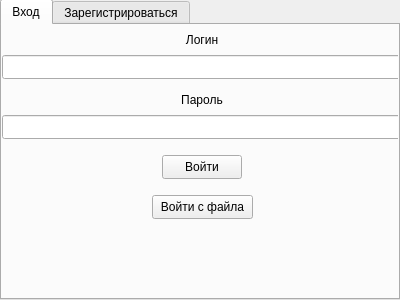
<?xml version="1.0" encoding="UTF-8"?>
<ui version="4.0">
 <class>LogInForm</class>
 <widget class="QWidget" name="LogInForm">
  <property name="geometry">
   <rect>
    <x>0</x>
    <y>0</y>
    <width>400</width>
    <height>300</height>
   </rect>
  </property>
  <property name="windowTitle">
   <string>Вход</string>
  </property>
  <property name="windowIcon">
   <iconset resource="source.qrc">
    <normaloff>:/mainapp/sources/appico.ico</normaloff>:/mainapp/sources/appico.ico</iconset>
  </property>
  <widget class="QTabWidget" name="tabWidget">
   <property name="geometry">
    <rect>
     <x>0</x>
     <y>-1</y>
     <width>400</width>
     <height>301</height>
    </rect>
   </property>
   <property name="currentIndex">
    <number>0</number>
   </property>
   <widget class="QWidget" name="signIn">
    <attribute name="title">
     <string>Вход</string>
    </attribute>
    <widget class="QLineEdit" name="loginField">
     <property name="geometry">
      <rect>
       <x>0</x>
       <y>30</y>
       <width>400</width>
       <height>24</height>
      </rect>
     </property>
    </widget>
    <widget class="QLabel" name="label_login">
     <property name="geometry">
      <rect>
       <x>0</x>
       <y>0</y>
       <width>400</width>
       <height>30</height>
      </rect>
     </property>
     <property name="text">
      <string>&lt;html&gt;&lt;head/&gt;&lt;body&gt;&lt;p align=&quot;center&quot;&gt;Логин&lt;/p&gt;&lt;/body&gt;&lt;/html&gt;</string>
     </property>
    </widget>
    <widget class="QLabel" name="label_password">
     <property name="geometry">
      <rect>
       <x>0</x>
       <y>60</y>
       <width>400</width>
       <height>30</height>
      </rect>
     </property>
     <property name="text">
      <string>&lt;html&gt;&lt;head/&gt;&lt;body&gt;&lt;p align=&quot;center&quot;&gt;Пароль&lt;/p&gt;&lt;/body&gt;&lt;/html&gt;</string>
     </property>
    </widget>
    <widget class="QLineEdit" name="passwordField">
     <property name="geometry">
      <rect>
       <x>0</x>
       <y>90</y>
       <width>400</width>
       <height>24</height>
      </rect>
     </property>
     <property name="echoMode">
      <enum>QLineEdit::Password</enum>
     </property>
    </widget>
    <widget class="QPushButton" name="signInButton">
     <property name="geometry">
      <rect>
       <x>160</x>
       <y>130</y>
       <width>80</width>
       <height>24</height>
      </rect>
     </property>
     <property name="text">
      <string>Войти</string>
     </property>
    </widget>
    <widget class="QPushButton" name="signInFromFileButton">
     <property name="geometry">
      <rect>
       <x>150</x>
       <y>170</y>
       <width>101</width>
       <height>24</height>
      </rect>
     </property>
     <property name="text">
      <string>Войти с файла</string>
     </property>
    </widget>
   </widget>
   <widget class="QWidget" name="signUp">
    <attribute name="title">
     <string>Зарегистрироваться</string>
    </attribute>
    <widget class="QLabel" name="label_login_up">
     <property name="geometry">
      <rect>
       <x>0</x>
       <y>0</y>
       <width>400</width>
       <height>30</height>
      </rect>
     </property>
     <property name="text">
      <string>&lt;html&gt;&lt;head/&gt;&lt;body&gt;&lt;p align=&quot;center&quot;&gt;Логин&lt;/p&gt;&lt;/body&gt;&lt;/html&gt;</string>
     </property>
    </widget>
    <widget class="QLineEdit" name="loginField_up">
     <property name="geometry">
      <rect>
       <x>0</x>
       <y>30</y>
       <width>400</width>
       <height>24</height>
      </rect>
     </property>
    </widget>
    <widget class="QLabel" name="label_password_up">
     <property name="geometry">
      <rect>
       <x>0</x>
       <y>60</y>
       <width>400</width>
       <height>30</height>
      </rect>
     </property>
     <property name="text">
      <string>&lt;html&gt;&lt;head/&gt;&lt;body&gt;&lt;p align=&quot;center&quot;&gt;Пароль&lt;/p&gt;&lt;/body&gt;&lt;/html&gt;</string>
     </property>
    </widget>
    <widget class="QLineEdit" name="passwordField_up">
     <property name="geometry">
      <rect>
       <x>0</x>
       <y>90</y>
       <width>400</width>
       <height>24</height>
      </rect>
     </property>
     <property name="echoMode">
      <enum>QLineEdit::Password</enum>
     </property>
    </widget>
    <widget class="QLabel" name="label_password_up_2">
     <property name="geometry">
      <rect>
       <x>0</x>
       <y>130</y>
       <width>400</width>
       <height>30</height>
      </rect>
     </property>
     <property name="text">
      <string>&lt;html&gt;&lt;head/&gt;&lt;body&gt;&lt;p align=&quot;center&quot;&gt;Повторите пароль, чтобы не забыть&lt;/p&gt;&lt;/body&gt;&lt;/html&gt;</string>
     </property>
    </widget>
    <widget class="QLineEdit" name="repeatPasswordField_up">
     <property name="geometry">
      <rect>
       <x>0</x>
       <y>160</y>
       <width>400</width>
       <height>24</height>
      </rect>
     </property>
     <property name="echoMode">
      <enum>QLineEdit::Password</enum>
     </property>
    </widget>
    <widget class="QPushButton" name="signUpButton">
     <property name="geometry">
      <rect>
       <x>130</x>
       <y>210</y>
       <width>161</width>
       <height>24</height>
      </rect>
     </property>
     <property name="text">
      <string>Зарегистрироваться</string>
     </property>
    </widget>
   </widget>
  </widget>
 </widget>
 <resources>
  <include location="source.qrc"/>
 </resources>
 <connections/>
</ui>
